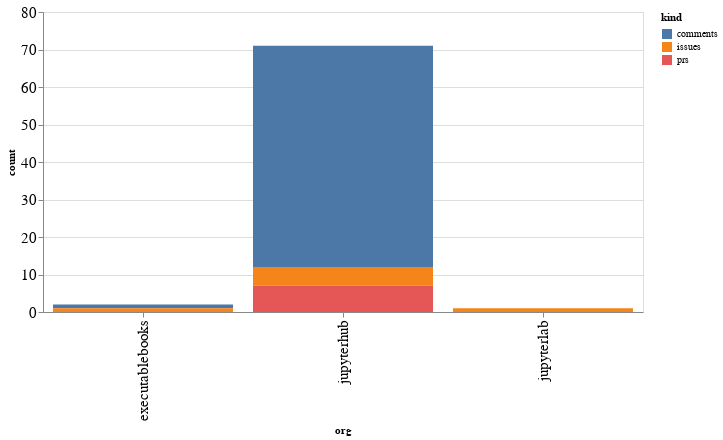

Notebook code for this chart:
### Code cell
alt.Chart(org_summaries, width=600).mark_bar().encode(
    x='org',
    y='count',
    color='kind',
    tooltip="org"
)

### Figure 1 — Vega-Lite specification as saved in the notebook (floating-point values rounded to 4 significant figures)
{"config": {"axisLeft": {"labelFontSize": 15}, "axisBottom": {"labelFontSize": 15}}, "data": {"name": "data-4732a942504de7d349a82f29aeb392b1"}, "mark": "bar", "encoding": {"color": {"type": "nominal", "field": "kind"}, "tooltip": {"type": "nominal", "field": "org"}, "x": {"type": "nominal", "field": "org"}, "y": {"type": "quantitative", "field": "count"}}, "width": 600, "$schema": "https://vega.github.io/schema/vega-lite/v4.8.1.json", "datasets": {"data-4732a942504de7d349a82f29aeb392b1": [{"org": "executablebooks", "kind": "comments", "count": 1}, {"org": "executablebooks", "kind": "issues", "count": 1}, {"org": "jupyterhub", "kind": "comments", "count": 59}, {"org": "jupyterhub", "kind": "issues", "count": 5}, {"org": "jupyterhub", "kind": "prs", "count": 7}, {"org": "jupyterlab", "kind": "issues", "count": 1}]}}
